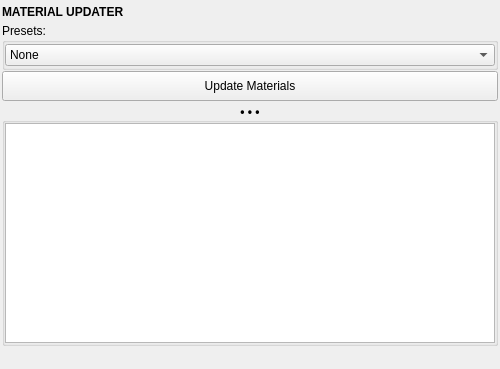
<?xml version="1.0" encoding="UTF-8"?>
<ui version="4.0">
 <class>QtUi</class>
 <widget class="QMainWindow" name="QtUi">
  <property name="enabled">
   <bool>true</bool>
  </property>
  <property name="geometry">
   <rect>
    <x>0</x>
    <y>0</y>
    <width>500</width>
    <height>369</height>
   </rect>
  </property>
  <property name="windowTitle">
   <string>Material Updater</string>
  </property>
  <widget class="QWidget" name="central_widget">
   <property name="minimumSize">
    <size>
     <width>500</width>
     <height>0</height>
    </size>
   </property>
   <layout class="QVBoxLayout" name="verticalLayout">
    <property name="spacing">
     <number>2</number>
    </property>
    <property name="leftMargin">
     <number>2</number>
    </property>
    <property name="topMargin">
     <number>2</number>
    </property>
    <property name="rightMargin">
     <number>2</number>
    </property>
    <property name="bottomMargin">
     <number>2</number>
    </property>
    <item>
     <widget class="Header" name="header">
      <property name="minimumSize">
       <size>
        <width>0</width>
        <height>19</height>
       </size>
      </property>
      <property name="font">
       <font>
        <weight>75</weight>
        <bold>true</bold>
       </font>
      </property>
      <property name="text">
       <string>MATERIAL UPDATER</string>
      </property>
     </widget>
    </item>
    <item>
     <layout class="QVBoxLayout" name="main_grp">
      <property name="spacing">
       <number>1</number>
      </property>
      <item>
       <widget class="QGroupBox" name="presets_grp">
        <property name="title">
         <string>Presets:</string>
        </property>
        <layout class="QGridLayout" name="gridLayout">
         <property name="leftMargin">
          <number>0</number>
         </property>
         <property name="topMargin">
          <number>1</number>
         </property>
         <property name="rightMargin">
          <number>0</number>
         </property>
         <property name="bottomMargin">
          <number>1</number>
         </property>
         <property name="spacing">
          <number>1</number>
         </property>
         <item row="0" column="0" colspan="2">
          <widget class="ComboBox" name="cmb001">
           <property name="toolTip">
            <string>Select the workflow preset.</string>
           </property>
           <item>
            <property name="text">
             <string>None</string>
            </property>
           </item>
          </widget>
         </item>
        </layout>
       </widget>
      </item>
      <item>
       <widget class="QPushButton" name="b001">
        <property name="minimumSize">
         <size>
          <width>0</width>
          <height>30</height>
         </size>
        </property>
        <property name="text">
         <string>Update Materials</string>
        </property>
       </widget>
      </item>
     </layout>
    </item>
    <item>
     <widget class="CollapsableGroup" name="output_grp">
      <property name="font">
       <font>
        <weight>75</weight>
        <bold>true</bold>
       </font>
      </property>
      <property name="title">
       <string>• • •</string>
      </property>
      <property name="alignment">
       <set>Qt::AlignCenter</set>
      </property>
      <layout class="QVBoxLayout" name="verticalLayout_4">
       <property name="spacing">
        <number>1</number>
       </property>
       <property name="leftMargin">
        <number>0</number>
       </property>
       <property name="topMargin">
        <number>0</number>
       </property>
       <property name="rightMargin">
        <number>0</number>
       </property>
       <property name="bottomMargin">
        <number>0</number>
       </property>
       <item>
        <widget class="QTextBrowser" name="txt001">
         <property name="verticalScrollBarPolicy">
          <enum>Qt::ScrollBarAlwaysOff</enum>
         </property>
         <property name="sizeAdjustPolicy">
          <enum>QAbstractScrollArea::AdjustIgnored</enum>
         </property>
         <property name="openLinks">
          <bool>false</bool>
         </property>
         <property name="openExternalLinks">
          <bool>false</bool>
         </property>
        </widget>
       </item>
      </layout>
     </widget>
    </item>
    <item>
     <widget class="Footer" name="footer" native="true">
      <property name="minimumSize">
       <size>
        <width>0</width>
        <height>19</height>
       </size>
      </property>
      <property name="maximumSize">
       <size>
        <width>16777215</width>
        <height>19</height>
       </size>
      </property>
     </widget>
    </item>
   </layout>
  </widget>
 </widget>
 <customwidgets>
  <customwidget>
   <class>Footer</class>
   <extends>QWidget</extends>
   <header>uitk.widgets.footer</header>
  </customwidget>
  <customwidget>
   <class>Header</class>
   <extends>QLabel</extends>
   <header>uitk.widgets.header.Header.h</header>
  </customwidget>
  <customwidget>
   <class>ComboBox</class>
   <extends>QComboBox</extends>
   <header>uitk.widgets.comboBox.ComboBox.h</header>
  </customwidget>
  <customwidget>
   <class>CollapsableGroup</class>
   <extends>QGroupBox</extends>
   <header>uitk.widgets.collapsableGroup.CollapsableGroup.h</header>
   <container>1</container>
  </customwidget>
 </customwidgets>
 <resources/>
 <connections/>
</ui>
